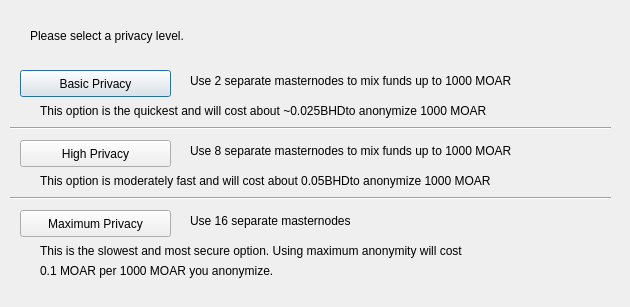
<?xml version="1.0" encoding="UTF-8"?>
<ui version="4.0">
 <class>DarksendConfig</class>
 <widget class="QDialog" name="DarksendConfig">
  <property name="geometry">
   <rect>
    <x>0</x>
    <y>0</y>
    <width>630</width>
    <height>307</height>
   </rect>
  </property>
  <property name="windowTitle">
   <string>Configure Darksend</string>
  </property>
  <widget class="QPushButton" name="buttonBasic">
   <property name="geometry">
    <rect>
     <x>20</x>
     <y>70</y>
     <width>151</width>
     <height>27</height>
    </rect>
   </property>
   <property name="text">
    <string>Basic Privacy</string>
   </property>
  </widget>
  <widget class="QPushButton" name="buttonHigh">
   <property name="geometry">
    <rect>
     <x>20</x>
     <y>140</y>
     <width>151</width>
     <height>27</height>
    </rect>
   </property>
   <property name="text">
    <string>High Privacy</string>
   </property>
  </widget>
  <widget class="QPushButton" name="buttonMax">
   <property name="geometry">
    <rect>
     <x>20</x>
     <y>210</y>
     <width>151</width>
     <height>27</height>
    </rect>
   </property>
   <property name="text">
    <string>Maximum Privacy</string>
   </property>
  </widget>
  <widget class="QLabel" name="label">
   <property name="geometry">
    <rect>
     <x>30</x>
     <y>20</y>
     <width>571</width>
     <height>31</height>
    </rect>
   </property>
   <property name="text">
    <string>Please select a privacy level.</string>
   </property>
  </widget>
  <widget class="QLabel" name="label_2">
   <property name="geometry">
    <rect>
     <x>190</x>
     <y>70</y>
     <width>421</width>
     <height>21</height>
    </rect>
   </property>
   <property name="text">
    <string>Use 2 separate masternodes to mix funds up to 1000 MOAR</string>
   </property>
  </widget>
  <widget class="QLabel" name="label_3">
   <property name="geometry">
    <rect>
     <x>190</x>
     <y>140</y>
     <width>411</width>
     <height>21</height>
    </rect>
   </property>
   <property name="text">
    <string>Use 8 separate masternodes to mix funds up to 1000 MOAR</string>
   </property>
  </widget>
  <widget class="QLabel" name="label_4">
   <property name="geometry">
    <rect>
     <x>190</x>
     <y>210</y>
     <width>421</width>
     <height>21</height>
    </rect>
   </property>
   <property name="text">
    <string>Use 16 separate masternodes</string>
   </property>
  </widget>
  <widget class="QLabel" name="label_6">
   <property name="geometry">
    <rect>
     <x>40</x>
     <y>100</y>
     <width>561</width>
     <height>21</height>
    </rect>
   </property>
   <property name="text">
    <string>This option is the quickest and will cost about ~0.025BHDto anonymize 1000 MOAR</string>
   </property>
  </widget>
  <widget class="QLabel" name="label_7">
   <property name="geometry">
    <rect>
     <x>40</x>
     <y>170</y>
     <width>561</width>
     <height>21</height>
    </rect>
   </property>
   <property name="text">
    <string>This option is moderately fast and will cost about 0.05BHDto anonymize 1000 MOAR</string>
   </property>
  </widget>
  <widget class="QLabel" name="label_8">
   <property name="geometry">
    <rect>
     <x>40</x>
     <y>240</y>
     <width>561</width>
     <height>21</height>
    </rect>
   </property>
   <property name="text">
    <string>This is the slowest and most secure option. Using maximum anonymity will cost</string>
   </property>
  </widget>
  <widget class="QLabel" name="label_9">
   <property name="geometry">
    <rect>
     <x>40</x>
     <y>260</y>
     <width>561</width>
     <height>21</height>
    </rect>
   </property>
   <property name="text">
    <string>0.1 MOAR per 1000 MOAR you anonymize.</string>
   </property>
  </widget>
  <widget class="Line" name="line">
   <property name="geometry">
    <rect>
     <x>10</x>
     <y>120</y>
     <width>601</width>
     <height>16</height>
    </rect>
   </property>
   <property name="orientation">
    <enum>Qt::Horizontal</enum>
   </property>
  </widget>
  <widget class="Line" name="line_2">
   <property name="geometry">
    <rect>
     <x>10</x>
     <y>190</y>
     <width>601</width>
     <height>16</height>
    </rect>
   </property>
   <property name="orientation">
    <enum>Qt::Horizontal</enum>
   </property>
  </widget>
 </widget>
 <resources/>
 <connections/>
</ui>
